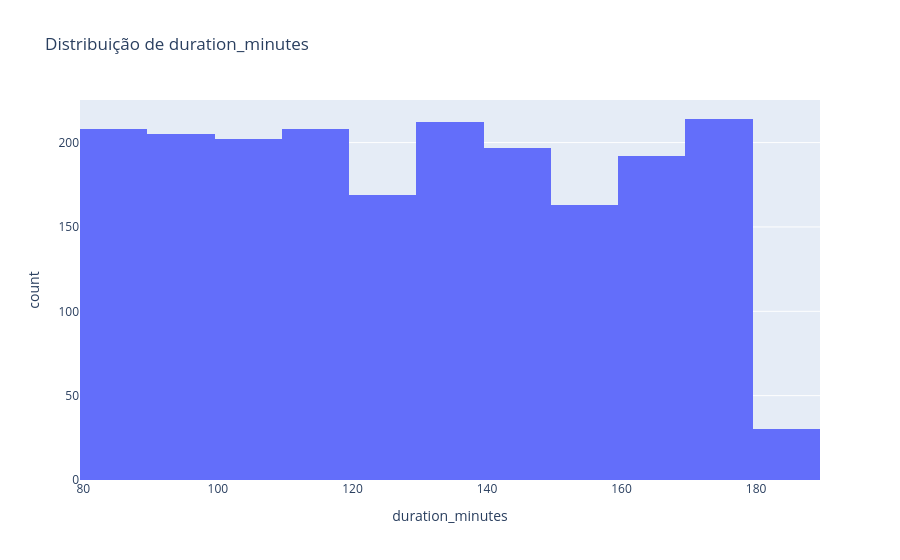
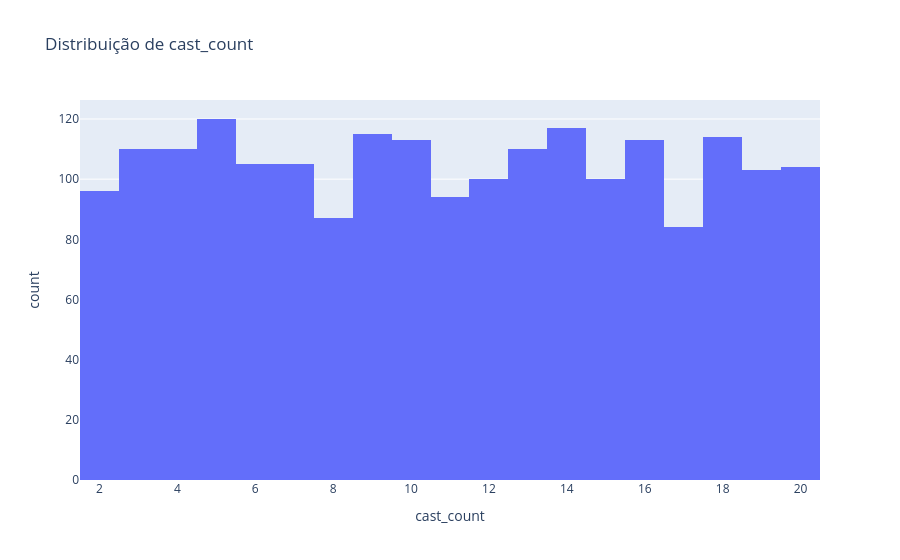
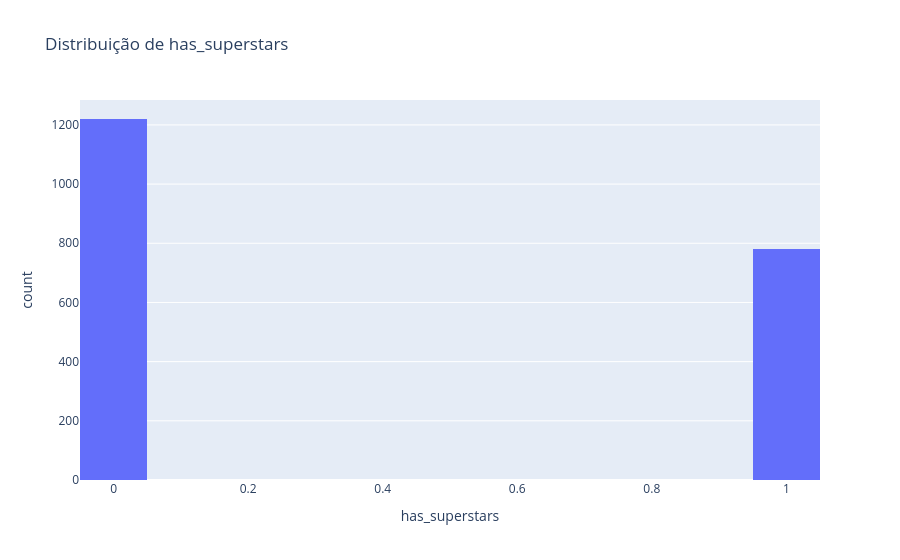
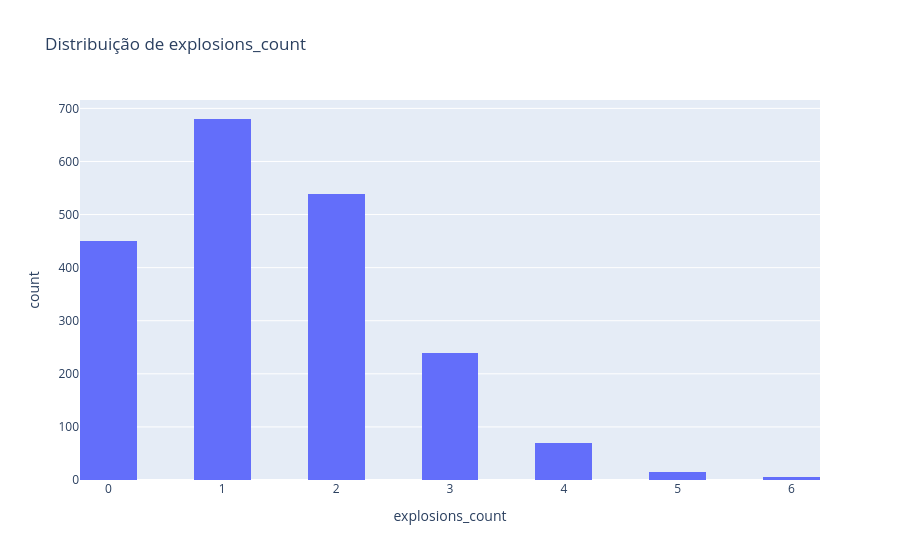

The cell these charts' notebook holds for them, in order:
### Markdown cell above
### Visualizar a distribuição das features numéricas

### Code cell
for col in features_numericas:
    fig = px.histogram(df_filmes, x=col, nbins=20, title=f'Distribuição de {col}')
    fig.show()

### Figure 1 — Plotly figure (JSON) as saved in the notebook; plotly's stock layout.template omitted (floating-point values rounded to 4 significant figures; data arrays with more than 128 entries replaced by an {"elided": "..."} marker saying what was removed)
{"data": [{"alignmentgroup": "True", "bingroup": "x", "hovertemplate": "duration_minutes=%{x}<br>count=%{y}<extra></extra>", "legendgroup": "", "marker": {"color": "#636efa", "pattern": {"shape": ""}}, "name": "", "nbinsx": 20, "offsetgroup": "", "orientation": "v", "showlegend": false, "type": "histogram", "x": {"elided": "2000 int values"}, "xaxis": "x", "yaxis": "y"}], "layout": {"barmode": "relative", "legend": {"tracegroupgap": 0}, "title": {"text": "Distribuição de duration_minutes"}, "xaxis": {"anchor": "y", "domain": [0, 1], "title": {"text": "duration_minutes"}}, "yaxis": {"anchor": "x", "domain": [0, 1], "title": {"text": "count"}}}}

### Figure 2 — Plotly figure (JSON) as saved in the notebook; plotly's stock layout.template omitted (floating-point values rounded to 4 significant figures; data arrays with more than 128 entries replaced by an {"elided": "..."} marker saying what was removed)
{"data": [{"alignmentgroup": "True", "bingroup": "x", "hovertemplate": "cast_count=%{x}<br>count=%{y}<extra></extra>", "legendgroup": "", "marker": {"color": "#636efa", "pattern": {"shape": ""}}, "name": "", "nbinsx": 20, "offsetgroup": "", "orientation": "v", "showlegend": false, "type": "histogram", "x": {"elided": "2000 int values"}, "xaxis": "x", "yaxis": "y"}], "layout": {"barmode": "relative", "legend": {"tracegroupgap": 0}, "title": {"text": "Distribuição de cast_count"}, "xaxis": {"anchor": "y", "domain": [0, 1], "title": {"text": "cast_count"}}, "yaxis": {"anchor": "x", "domain": [0, 1], "title": {"text": "count"}}}}

### Figure 3 — Plotly figure (JSON) as saved in the notebook; plotly's stock layout.template omitted (floating-point values rounded to 4 significant figures; data arrays with more than 128 entries replaced by an {"elided": "..."} marker saying what was removed)
{"data": [{"alignmentgroup": "True", "bingroup": "x", "hovertemplate": "has_superstars=%{x}<br>count=%{y}<extra></extra>", "legendgroup": "", "marker": {"color": "#636efa", "pattern": {"shape": ""}}, "name": "", "nbinsx": 20, "offsetgroup": "", "orientation": "v", "showlegend": false, "type": "histogram", "x": {"elided": "2000 int values"}, "xaxis": "x", "yaxis": "y"}], "layout": {"barmode": "relative", "legend": {"tracegroupgap": 0}, "title": {"text": "Distribuição de has_superstars"}, "xaxis": {"anchor": "y", "domain": [0, 1], "title": {"text": "has_superstars"}}, "yaxis": {"anchor": "x", "domain": [0, 1], "title": {"text": "count"}}}}

### Figure 4 — Plotly figure (JSON) as saved in the notebook; plotly's stock layout.template omitted (floating-point values rounded to 4 significant figures; data arrays with more than 128 entries replaced by an {"elided": "..."} marker saying what was removed)
{"data": [{"alignmentgroup": "True", "bingroup": "x", "hovertemplate": "explosions_count=%{x}<br>count=%{y}<extra></extra>", "legendgroup": "", "marker": {"color": "#636efa", "pattern": {"shape": ""}}, "name": "", "nbinsx": 20, "offsetgroup": "", "orientation": "v", "showlegend": false, "type": "histogram", "x": {"elided": "2000 int values"}, "xaxis": "x", "yaxis": "y"}], "layout": {"barmode": "relative", "legend": {"tracegroupgap": 0}, "title": {"text": "Distribuição de explosions_count"}, "xaxis": {"anchor": "y", "domain": [0, 1], "title": {"text": "explosions_count"}}, "yaxis": {"anchor": "x", "domain": [0, 1], "title": {"text": "count"}}}}
